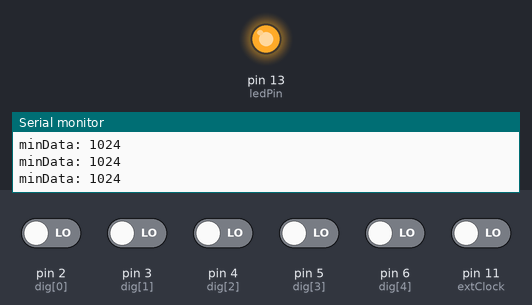
Simulated run of this sketch. Board: Arduino Uno, built with avr-gcc and run on an emulated ATmega328P. Parts: output pins drawn as LEDs (lit = HIGH), the last lines printed to the serial monitor. The test bench sets the inputs (shaded band); at power-on: pin 2 (dig[0]), pin 3 (dig[1]), pin 4 (dig[2]), pin 5 (dig[3]), pin 6 (dig[4]), pin 11 (extClock) LOW. Pins used as bus, display or sensor lines are not drawn.

Above: at 1.2 s.
1.3 s: pin 11 (extClock) driven HIGH
4.3 s: pin 4 (dig[2]) driven HIGH
At 4.9 s:
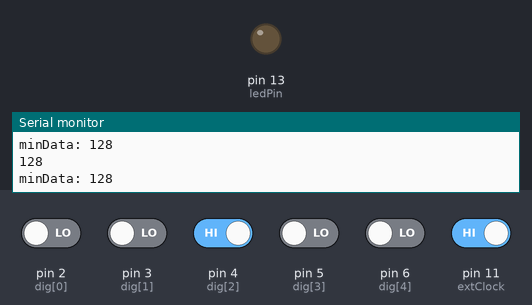
5.9 s: pin 4 (dig[2]) driven LOW
At 6.22 s:
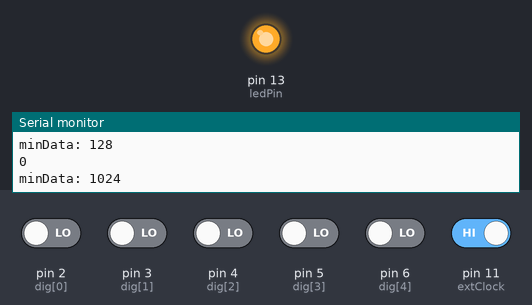
Timing chart, 0 to 8.9 s (numbered marks = the images above; inputs shaded):
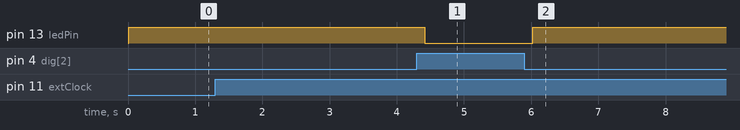

Measured:
- after the input at 4.3 s, pin 13 (ledPin): HIGH → LOW after 0.11 s
- after the input at 5.9 s, pin 13 (ledPin): LOW → HIGH after 0.12 s

The sketch:

BTForwardDataSyncTri.ino
```cpp
#include <SoftwareSerial.h>
SoftwareSerial BTSerial(12, 13); // RX | TX

const int dig[5] = {2, 3, 4, 5, 6};
const int extClock = 11;
const int triggerPin = 10;
const int ledPin = 13;
const int signalT = 224;
//const int signalT2 = 500;
//const int windowL = 50;
int readDig[5];
int passData;
int clkVal, lastVal;
bool stimStart, windowStart;
int minData;
unsigned long curTime, startTime;

void setup()
{
  pinMode(extClock, INPUT);
  pinMode(dig[0], INPUT);
  pinMode(dig[1], INPUT);
  pinMode(dig[2], INPUT);
  pinMode(dig[3], INPUT);
  pinMode(dig[4], INPUT);

  pinMode(ledPin, OUTPUT);
  pinMode(triggerPin, OUTPUT);

  lastVal = LOW;
  clkVal = LOW;
  stimStart = false;
  windowStart = false;
  minData = 1024;
  Serial.begin(230400);
  //BTSerial.begin(115200);  // HC-05 default speed in AT command more
}

void loop()
{
	if(stimStart == false){
		digitalWrite(triggerPin, HIGH);
		delayMicroseconds(500);
		digitalWrite(triggerPin, LOW);
    digitalWrite(ledPin, LOW);

		stimStart = true;
    minData = 1024;
		lastVal = LOW;

	  startTime = millis();
}
	else{
		curTime = millis();

		if(((curTime - startTime) < 7) && ((curTime - startTime) > 1)){
			clkVal = digitalRead(extClock);

			if((clkVal != lastVal) && (clkVal == HIGH)){
				readDig[0] = digitalRead(dig[0]) << 9;
				readDig[1] = digitalRead(dig[1]) << 8;
				readDig[2] = digitalRead(dig[2]) << 7;
				readDig[3] = digitalRead(dig[3]) << 6;
				readDig[4] = digitalRead(dig[4]) << 5;

				passData = readDig[0] + readDig[1];
				passData += readDig[2] + readDig[3];
				passData += readDig[4];

				Serial.println(passData, DEC);
				//BTSerial.println(passData, DEC);
				if((passData < minData) && (passData > 64))
        //if(passData < minData)
					minData = passData;
			}

			lastVal = clkVal;
		}
		else if(((curTime - startTime) >= 7) && (windowStart == false)){
      windowStart = true;
			Serial.write("minData: ");
			Serial.println(minData, DEC);

			if(minData > signalT){
				digitalWrite(ledPin, HIGH);
			}
		}
		else if((curTime - startTime) > 400){
      windowStart = false;
			stimStart = false;
		}
	}
}
```
